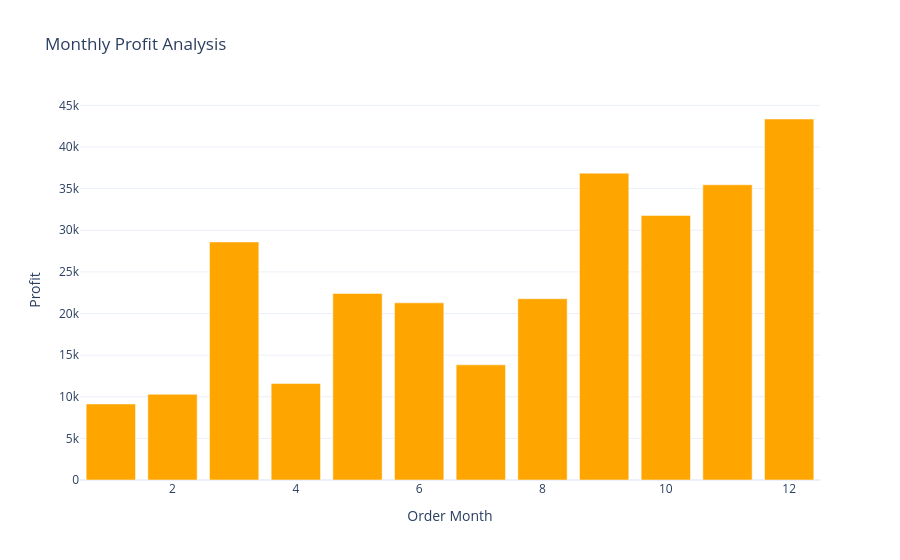

Notebook cell for this chart:
### Markdown cell above
# Q.4 Monthly Profit Analysis

### Code cell
profit_by_month = data.groupby('Order Month')['Profit'].sum().reset_index()
fig = px.bar(profit_by_month,
             x='Order Month',
             y= 'Profit',
             color_discrete_sequence=['orange'],
             title = 'Monthly Profit Analysis')
fig.show()

### Figure 1 — Plotly figure (JSON) as saved in the notebook; plotly's stock layout.template omitted (floating-point values rounded to 4 significant figures)
{"data": [{"hovertemplate": "Order Month=%{x}<br>Profit=%{y}<extra></extra>", "legendgroup": "", "marker": {"color": "orange", "pattern": {"shape": ""}}, "name": "", "orientation": "v", "showlegend": false, "textposition": "auto", "type": "bar", "x": [1, 2, 3, 4, 5, 6, 7, 8, 9, 10, 11, 12], "xaxis": "x", "y": [9134.0, 10290.0, 28590.0, 11590.0, 22410.0, 21290.0, 13830.0, 21780.0, 36860.0, 31780.0, 35470.0, 43370.0], "yaxis": "y"}], "layout": {"barmode": "relative", "legend": {"tracegroupgap": 0}, "title": {"text": "Monthly Profit Analysis"}, "xaxis": {"anchor": "y", "domain": [0, 1], "title": {"text": "Order Month"}}, "yaxis": {"anchor": "x", "domain": [0, 1], "title": {"text": "Profit"}}}}
